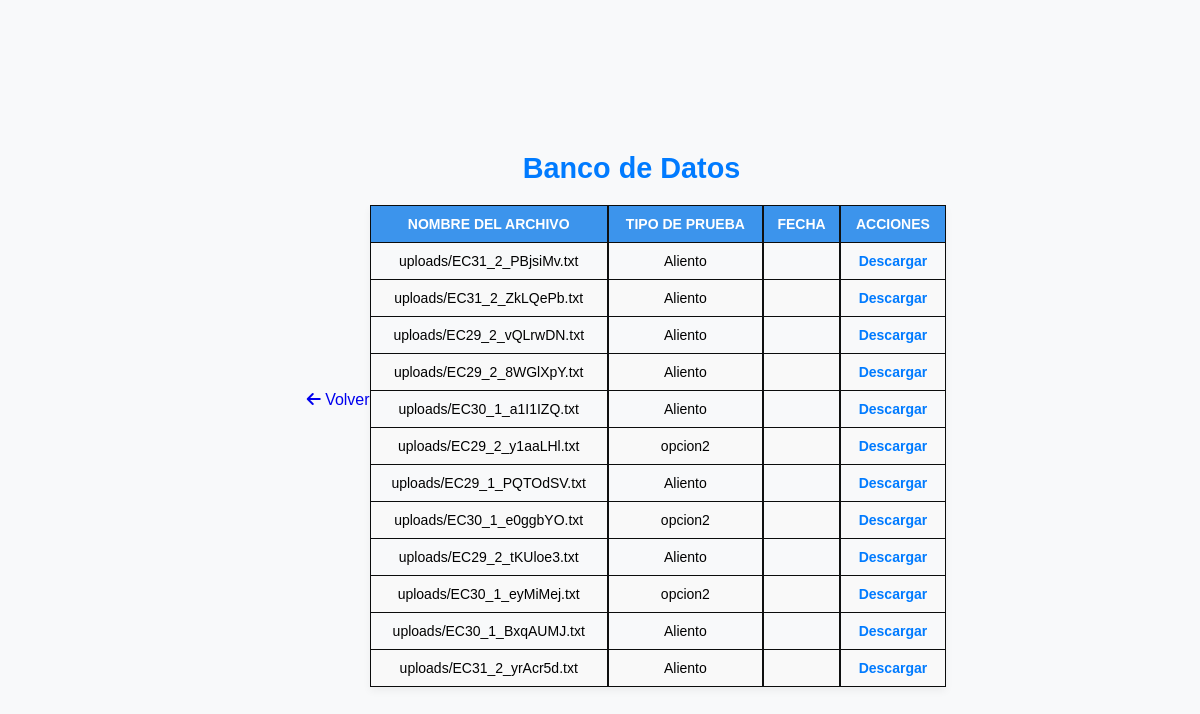
/resultadodatos/ (signed in), run on an earlier commit of the app's database.
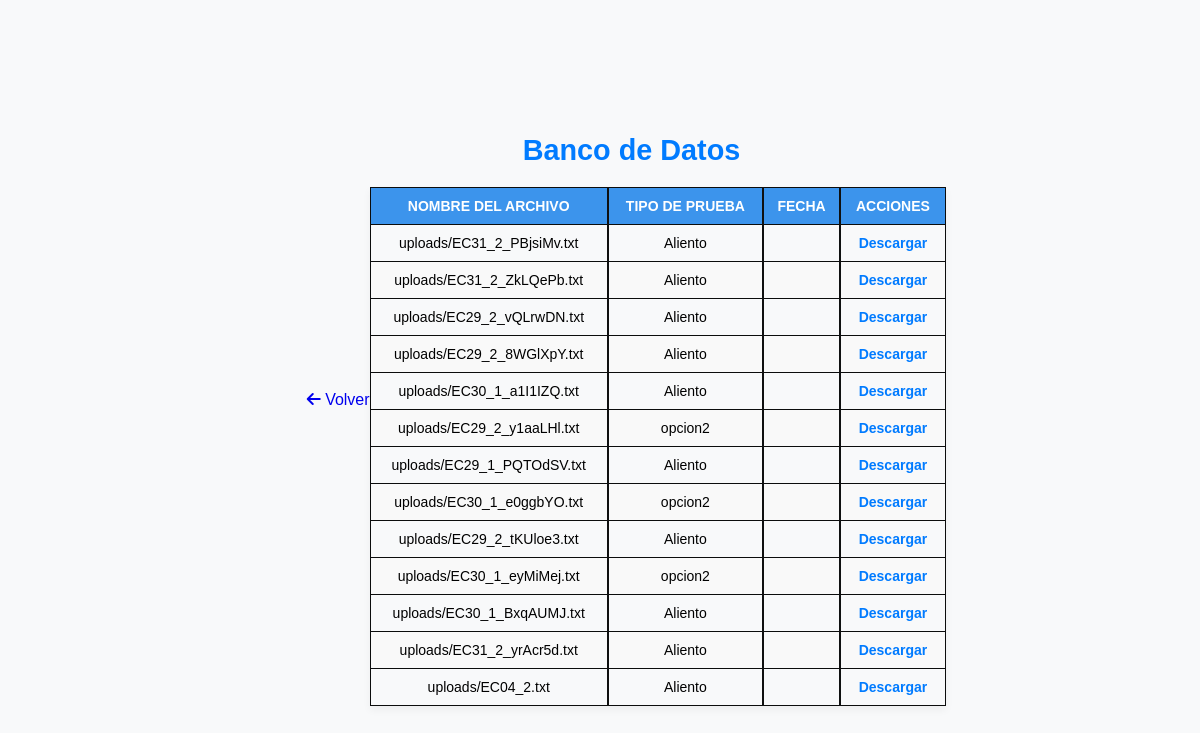
And on a later commit of the database.
### myapp/models.py (models this page shows, shortened)
class Pruebas(models.Model):
    TIPO_PRUEBA_CHOICES = [
        ('Aliento', 'Aliento'),
        ('opcion2', 'Opción 2'),
        ('opcion3', 'Opción 3'),
    ]
    DIAGNOSTICO_CHOICES = [
        (0, 'Con Erliquiosis'),
        (1, 'Sin Erliquiosis'),
    ]
    canino = models.ForeignKey(Canino, on_delete=models.CASCADE, null=True,)
    tipo_prueba = models.CharField(max_length=100, choices=TIPO_PRUEBA_CHOICES)
    diagnostico = models.IntegerField(choices=DIAGNOSTICO_CHOICES)
    archivo = models.FileField(upload_to='uploads/')
    dimensiones=models.CharField(max_length=100)
    created_at = models.DateTimeField(auto_now_add=True)

### myapp/views.py (the view)
# urls.py: path('resultadodatos/', views.resultadodatos, name='resultadodatos'),
@login_required
def resultadodatos(request):
    tipo_prueba = request.GET.get('tipo_prueba')
    prueba = Pruebas.objects.filter(tipo_prueba=tipo_prueba) if tipo_prueba else Pruebas.objects.all()
    return render(request, 'resultadodatos.html', {"prueba": prueba})

### myapp/templates/resultadodatos.html (shortened to what this page needs)
{% load static %}
<!DOCTYPE html>
<html lang="en">
<head>
    <link rel="stylesheet" type="text/css" href='{% static "css/datos.css" %}'>
    <link rel="stylesheet" href="https://cdnjs.cloudflare.com/ajax/libs/font-awesome/6.0.0-beta3/css/all.min.css">
</head>
<body>
    <div>
        <a href="{% url 'bancodatos' %}" style="text-decoration: none;">
            <i class="fas fa-arrow-left"></i> Volver
        </a>
    </div>
    <div class="file-list">
        <div class="titulo">
            <h1>Banco de Datos</h1>
        </div>
        <table>
            <thead>
                <tr>
                    <th>Nombre del Archivo</th>
                    <th>Tipo de Prueba</th>
                    <th>Fecha</th>
                    <th>Acciones</th>
                </tr>
            </thead>
            <tbody>
                {% if prueba %}
                    {% for p in prueba %}
                        <tr>
                            <td>{{ p.archivo.name }}</td>
                            <td>{{ p.tipo_prueba }}</td>
                            <td>{{ p.fecha }}</td>
                            <td>
                                <div class="button-container">
                                    <a href="{{ p.archivo.url }}" class="download-btn" download>Descargar</a>
                                </div>
                            </td>
                        </tr>
                    {% endfor %}
                {% else %}
                    <tr>
                        <td colspan="4">No se encontraron resultados.</td>
                    </tr>
                {% endif %}
            </tbody>
        </table>
    </div>
</body>
</html>

What changed in the data, as far as the page shows it:
added Pruebas: archivo.name "uploads/EC04_2.txt", tipo_prueba "Aliento"
